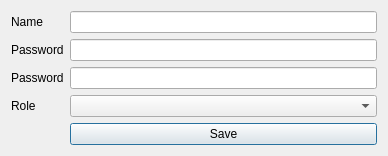
<?xml version="1.0" encoding="UTF-8"?>
<ui version="4.0">
 <class>GrumpydUserCfgWin</class>
 <widget class="QDialog" name="GrumpydUserCfgWin">
  <property name="geometry">
   <rect>
    <x>0</x>
    <y>0</y>
    <width>388</width>
    <height>152</height>
   </rect>
  </property>
  <property name="windowTitle">
   <string>Dialog</string>
  </property>
  <layout class="QFormLayout" name="formLayout">
   <item row="0" column="0">
    <widget class="QLabel" name="label">
     <property name="text">
      <string>Name</string>
     </property>
    </widget>
   </item>
   <item row="0" column="1">
    <widget class="QLineEdit" name="Name"/>
   </item>
   <item row="1" column="0">
    <widget class="QLabel" name="label_2">
     <property name="text">
      <string>Password</string>
     </property>
    </widget>
   </item>
   <item row="1" column="1">
    <widget class="QLineEdit" name="Pass1">
     <property name="echoMode">
      <enum>QLineEdit::Password</enum>
     </property>
    </widget>
   </item>
   <item row="2" column="0">
    <widget class="QLabel" name="label_3">
     <property name="text">
      <string>Password</string>
     </property>
    </widget>
   </item>
   <item row="2" column="1">
    <widget class="QLineEdit" name="Pass2">
     <property name="echoMode">
      <enum>QLineEdit::Password</enum>
     </property>
    </widget>
   </item>
   <item row="3" column="0">
    <widget class="QLabel" name="label_4">
     <property name="text">
      <string>Role</string>
     </property>
    </widget>
   </item>
   <item row="3" column="1">
    <widget class="QComboBox" name="comboBox"/>
   </item>
   <item row="4" column="1">
    <widget class="QPushButton" name="Update">
     <property name="text">
      <string>Save</string>
     </property>
    </widget>
   </item>
  </layout>
 </widget>
 <resources/>
 <connections/>
</ui>
